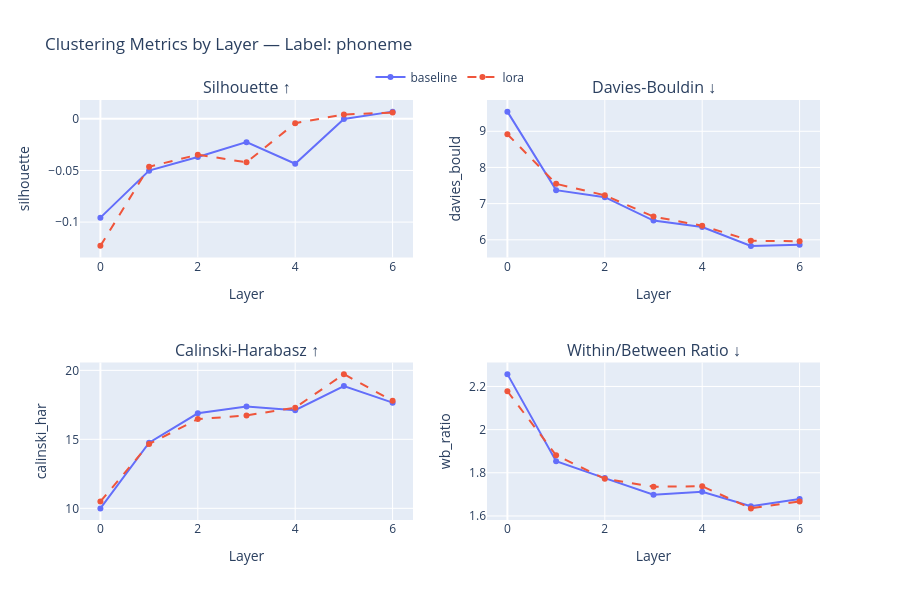
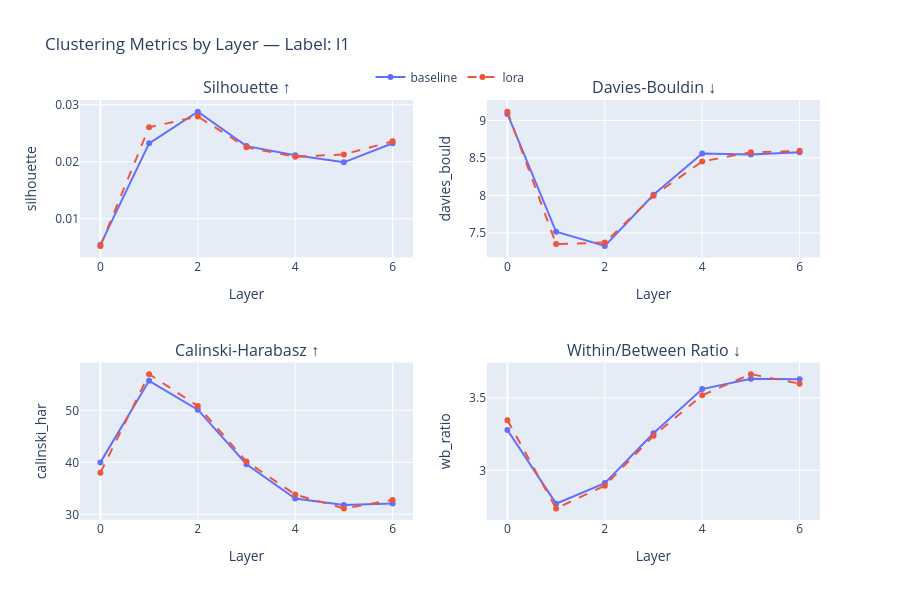
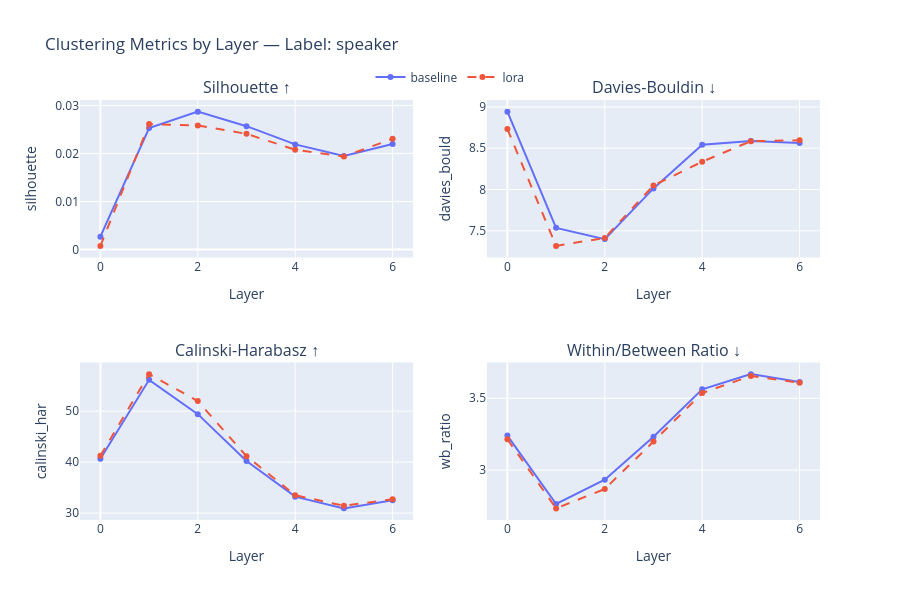

Notebook cell for these charts, in order:
### Code cell
# ── 3b. Line charts: metric progression by layer ──────────────────────────────
COLORS = {'baseline': '#636EFA', 'lora': '#EF553B'}
DASH   = {'baseline': 'solid',   'lora': 'dash'}

for label_type in LABEL_TYPES:
    sub = df[df['label_type'] == label_type]
    fig = make_subplots(
        rows=2, cols=2,
        subplot_titles=[t for t, _ in METRICS.values()],
    )
    positions = [(1,1),(1,2),(2,1),(2,2)]
    for (metric, (title, note)), (r, c) in zip(METRICS.items(), positions):
        for model in MODELS:
            msub = sub[sub['model'] == model].sort_values('layer')
            fig.add_trace(go.Scatter(
                x=msub['layer'], y=msub[metric],
                name=model, legendgroup=model,
                showlegend=(r==1 and c==1),
                line=dict(color=COLORS[model], dash=DASH[model], width=2),
                mode='lines+markers',
            ), row=r, col=c)
        fig.update_xaxes(title_text='Layer', row=r, col=c)
        fig.update_yaxes(title_text=metric[:12], row=r, col=c)

    fig.update_layout(
        title=f'Clustering Metrics by Layer — Label: {label_type}',
        height=600,
        legend=dict(orientation='h', yanchor='bottom', y=1.02, xanchor='center', x=0.5),
    )
    fig.show()

### Figure 1 — Plotly figure (JSON) as saved in the notebook; plotly's stock layout.template omitted (floating-point values rounded to 4 significant figures)
{"data": [{"legendgroup": "baseline", "line": {"color": "#636EFA", "dash": "solid", "width": 2}, "mode": "lines+markers", "name": "baseline", "showlegend": true, "type": "scatter", "x": [0, 1, 2, 3, 4, 5, 6], "xaxis": "x", "y": [-0.09572, -0.05017, -0.03695, -0.02256, -0.04352, -9.831e-05, 0.007024], "yaxis": "y"}, {"legendgroup": "lora", "line": {"color": "#EF553B", "dash": "dash", "width": 2}, "mode": "lines+markers", "name": "lora", "showlegend": true, "type": "scatter", "x": [0, 1, 2, 3, 4, 5, 6], "xaxis": "x", "y": [-0.1231, -0.04641, -0.03469, -0.0421, -0.004186, 0.004285, 0.006084], "yaxis": "y"}, {"legendgroup": "baseline", "line": {"color": "#636EFA", "dash": "solid", "width": 2}, "mode": "lines+markers", "name": "baseline", "showlegend": false, "type": "scatter", "x": [0, 1, 2, 3, 4, 5, 6], "xaxis": "x2", "y": [9.544, 7.373, 7.178, 6.532, 6.353, 5.832, 5.861], "yaxis": "y2"}, {"legendgroup": "lora", "line": {"color": "#EF553B", "dash": "dash", "width": 2}, "mode": "lines+markers", "name": "lora", "showlegend": false, "type": "scatter", "x": [0, 1, 2, 3, 4, 5, 6], "xaxis": "x2", "y": [8.92, 7.548, 7.231, 6.641, 6.389, 5.973, 5.959], "yaxis": "y2"}, {"legendgroup": "baseline", "line": {"color": "#636EFA", "dash": "solid", "width": 2}, "mode": "lines+markers", "name": "baseline", "showlegend": false, "type": "scatter", "x": [0, 1, 2, 3, 4, 5, 6], "xaxis": "x3", "y": [9.997, 14.76, 16.89, 17.38, 17.11, 18.86, 17.66], "yaxis": "y3"}, {"legendgroup": "lora", "line": {"color": "#EF553B", "dash": "dash", "width": 2}, "mode": "lines+markers", "name": "lora", "showlegend": false, "type": "scatter", "x": [0, 1, 2, 3, 4, 5, 6], "xaxis": "x3", "y": [10.49, 14.66, 16.47, 16.73, 17.3, 19.73, 17.79], "yaxis": "y3"}, {"legendgroup": "baseline", "line": {"color": "#636EFA", "dash": "solid", "width": 2}, "mode": "lines+markers", "name": "baseline", "showlegend": false, "type": "scatter", "x": [0, 1, 2, 3, 4, 5, 6], "xaxis": "x4", "y": [2.257, 1.854, 1.776, 1.698, 1.712, 1.645, 1.679], "yaxis": "y4"}, {"legendgroup": "lora", "line": {"color": "#EF553B", "dash": "dash", "width": 2}, "mode": "lines+markers", "name": "lora", "showlegend": false, "type": "scatter", "x": [0, 1, 2, 3, 4, 5, 6], "xaxis": "x4", "y": [2.178, 1.881, 1.772, 1.735, 1.738, 1.635, 1.667], "yaxis": "y4"}], "layout": {"annotations": [{"font": {"size": 16}, "showarrow": false, "text": "Silhouette ↑", "x": 0.225, "xanchor": "center", "xref": "paper", "y": 1, "yanchor": "bottom", "yref": "paper"}, {"font": {"size": 16}, "showarrow": false, "text": "Davies-Bouldin ↓", "x": 0.775, "xanchor": "center", "xref": "paper", "y": 1, "yanchor": "bottom", "yref": "paper"}, {"font": {"size": 16}, "showarrow": false, "text": "Calinski-Harabasz ↑", "x": 0.225, "xanchor": "center", "xref": "paper", "y": 0.375, "yanchor": "bottom", "yref": "paper"}, {"font": {"size": 16}, "showarrow": false, "text": "Within/Between Ratio ↓", "x": 0.775, "xanchor": "center", "xref": "paper", "y": 0.375, "yanchor": "bottom", "yref": "paper"}], "height": 600, "legend": {"orientation": "h", "x": 0.5, "xanchor": "center", "y": 1.02, "yanchor": "bottom"}, "title": {"text": "Clustering Metrics by Layer — Label: phoneme"}, "xaxis": {"anchor": "y", "domain": [0, 0.45], "title": {"text": "Layer"}}, "xaxis2": {"anchor": "y2", "domain": [0.55, 1], "title": {"text": "Layer"}}, "xaxis3": {"anchor": "y3", "domain": [0, 0.45], "title": {"text": "Layer"}}, "xaxis4": {"anchor": "y4", "domain": [0.55, 1], "title": {"text": "Layer"}}, "yaxis": {"anchor": "x", "domain": [0.625, 1], "title": {"text": "silhouette"}}, "yaxis2": {"anchor": "x2", "domain": [0.625, 1], "title": {"text": "davies_bould"}}, "yaxis3": {"anchor": "x3", "domain": [0, 0.375], "title": {"text": "calinski_har"}}, "yaxis4": {"anchor": "x4", "domain": [0, 0.375], "title": {"text": "wb_ratio"}}}}

### Figure 2 — Plotly figure (JSON) as saved in the notebook; plotly's stock layout.template omitted (floating-point values rounded to 4 significant figures)
{"data": [{"legendgroup": "baseline", "line": {"color": "#636EFA", "dash": "solid", "width": 2}, "mode": "lines+markers", "name": "baseline", "showlegend": true, "type": "scatter", "x": [0, 1, 2, 3, 4, 5, 6], "xaxis": "x", "y": [0.005427, 0.02323, 0.0288, 0.02274, 0.02116, 0.0199, 0.02325], "yaxis": "y"}, {"legendgroup": "lora", "line": {"color": "#EF553B", "dash": "dash", "width": 2}, "mode": "lines+markers", "name": "lora", "showlegend": true, "type": "scatter", "x": [0, 1, 2, 3, 4, 5, 6], "xaxis": "x", "y": [0.005241, 0.02605, 0.02794, 0.02254, 0.02086, 0.02129, 0.02359], "yaxis": "y"}, {"legendgroup": "baseline", "line": {"color": "#636EFA", "dash": "solid", "width": 2}, "mode": "lines+markers", "name": "baseline", "showlegend": false, "type": "scatter", "x": [0, 1, 2, 3, 4, 5, 6], "xaxis": "x2", "y": [9.087, 7.515, 7.327, 8.008, 8.558, 8.545, 8.575], "yaxis": "y2"}, {"legendgroup": "lora", "line": {"color": "#EF553B", "dash": "dash", "width": 2}, "mode": "lines+markers", "name": "lora", "showlegend": false, "type": "scatter", "x": [0, 1, 2, 3, 4, 5, 6], "xaxis": "x2", "y": [9.117, 7.351, 7.371, 7.996, 8.453, 8.576, 8.594], "yaxis": "y2"}, {"legendgroup": "baseline", "line": {"color": "#636EFA", "dash": "solid", "width": 2}, "mode": "lines+markers", "name": "baseline", "showlegend": false, "type": "scatter", "x": [0, 1, 2, 3, 4, 5, 6], "xaxis": "x3", "y": [39.99, 55.67, 50.12, 39.62, 33.04, 31.78, 32.06], "yaxis": "y3"}, {"legendgroup": "lora", "line": {"color": "#EF553B", "dash": "dash", "width": 2}, "mode": "lines+markers", "name": "lora", "showlegend": false, "type": "scatter", "x": [0, 1, 2, 3, 4, 5, 6], "xaxis": "x3", "y": [38.02, 56.96, 50.82, 40.15, 33.8, 31.14, 32.75], "yaxis": "y3"}, {"legendgroup": "baseline", "line": {"color": "#636EFA", "dash": "solid", "width": 2}, "mode": "lines+markers", "name": "baseline", "showlegend": false, "type": "scatter", "x": [0, 1, 2, 3, 4, 5, 6], "xaxis": "x4", "y": [3.278, 2.77, 2.912, 3.256, 3.561, 3.631, 3.627], "yaxis": "y4"}, {"legendgroup": "lora", "line": {"color": "#EF553B", "dash": "dash", "width": 2}, "mode": "lines+markers", "name": "lora", "showlegend": false, "type": "scatter", "x": [0, 1, 2, 3, 4, 5, 6], "xaxis": "x4", "y": [3.346, 2.737, 2.894, 3.238, 3.518, 3.664, 3.597], "yaxis": "y4"}], "layout": {"annotations": [{"font": {"size": 16}, "showarrow": false, "text": "Silhouette ↑", "x": 0.225, "xanchor": "center", "xref": "paper", "y": 1, "yanchor": "bottom", "yref": "paper"}, {"font": {"size": 16}, "showarrow": false, "text": "Davies-Bouldin ↓", "x": 0.775, "xanchor": "center", "xref": "paper", "y": 1, "yanchor": "bottom", "yref": "paper"}, {"font": {"size": 16}, "showarrow": false, "text": "Calinski-Harabasz ↑", "x": 0.225, "xanchor": "center", "xref": "paper", "y": 0.375, "yanchor": "bottom", "yref": "paper"}, {"font": {"size": 16}, "showarrow": false, "text": "Within/Between Ratio ↓", "x": 0.775, "xanchor": "center", "xref": "paper", "y": 0.375, "yanchor": "bottom", "yref": "paper"}], "height": 600, "legend": {"orientation": "h", "x": 0.5, "xanchor": "center", "y": 1.02, "yanchor": "bottom"}, "title": {"text": "Clustering Metrics by Layer — Label: l1"}, "xaxis": {"anchor": "y", "domain": [0, 0.45], "title": {"text": "Layer"}}, "xaxis2": {"anchor": "y2", "domain": [0.55, 1], "title": {"text": "Layer"}}, "xaxis3": {"anchor": "y3", "domain": [0, 0.45], "title": {"text": "Layer"}}, "xaxis4": {"anchor": "y4", "domain": [0.55, 1], "title": {"text": "Layer"}}, "yaxis": {"anchor": "x", "domain": [0.625, 1], "title": {"text": "silhouette"}}, "yaxis2": {"anchor": "x2", "domain": [0.625, 1], "title": {"text": "davies_bould"}}, "yaxis3": {"anchor": "x3", "domain": [0, 0.375], "title": {"text": "calinski_har"}}, "yaxis4": {"anchor": "x4", "domain": [0, 0.375], "title": {"text": "wb_ratio"}}}}

### Figure 3 — Plotly figure (JSON) as saved in the notebook; plotly's stock layout.template omitted (floating-point values rounded to 4 significant figures)
{"data": [{"legendgroup": "baseline", "line": {"color": "#636EFA", "dash": "solid", "width": 2}, "mode": "lines+markers", "name": "baseline", "showlegend": true, "type": "scatter", "x": [0, 1, 2, 3, 4, 5, 6], "xaxis": "x", "y": [0.002672, 0.02529, 0.02871, 0.02568, 0.02189, 0.01947, 0.02197], "yaxis": "y"}, {"legendgroup": "lora", "line": {"color": "#EF553B", "dash": "dash", "width": 2}, "mode": "lines+markers", "name": "lora", "showlegend": true, "type": "scatter", "x": [0, 1, 2, 3, 4, 5, 6], "xaxis": "x", "y": [0.0007618, 0.02612, 0.02584, 0.02408, 0.02078, 0.01938, 0.02304], "yaxis": "y"}, {"legendgroup": "baseline", "line": {"color": "#636EFA", "dash": "solid", "width": 2}, "mode": "lines+markers", "name": "baseline", "showlegend": false, "type": "scatter", "x": [0, 1, 2, 3, 4, 5, 6], "xaxis": "x2", "y": [8.943, 7.536, 7.399, 8.014, 8.542, 8.587, 8.562], "yaxis": "y2"}, {"legendgroup": "lora", "line": {"color": "#EF553B", "dash": "dash", "width": 2}, "mode": "lines+markers", "name": "lora", "showlegend": false, "type": "scatter", "x": [0, 1, 2, 3, 4, 5, 6], "xaxis": "x2", "y": [8.731, 7.317, 7.414, 8.049, 8.336, 8.586, 8.596], "yaxis": "y2"}, {"legendgroup": "baseline", "line": {"color": "#636EFA", "dash": "solid", "width": 2}, "mode": "lines+markers", "name": "baseline", "showlegend": false, "type": "scatter", "x": [0, 1, 2, 3, 4, 5, 6], "xaxis": "x3", "y": [40.65, 56.14, 49.4, 40.22, 33.21, 30.92, 32.5], "yaxis": "y3"}, {"legendgroup": "lora", "line": {"color": "#EF553B", "dash": "dash", "width": 2}, "mode": "lines+markers", "name": "lora", "showlegend": false, "type": "scatter", "x": [0, 1, 2, 3, 4, 5, 6], "xaxis": "x3", "y": [41.26, 57.25, 51.98, 41.16, 33.5, 31.42, 32.72], "yaxis": "y3"}, {"legendgroup": "baseline", "line": {"color": "#636EFA", "dash": "solid", "width": 2}, "mode": "lines+markers", "name": "baseline", "showlegend": false, "type": "scatter", "x": [0, 1, 2, 3, 4, 5, 6], "xaxis": "x4", "y": [3.241, 2.765, 2.933, 3.232, 3.562, 3.668, 3.613], "yaxis": "y4"}, {"legendgroup": "lora", "line": {"color": "#EF553B", "dash": "dash", "width": 2}, "mode": "lines+markers", "name": "lora", "showlegend": false, "type": "scatter", "x": [0, 1, 2, 3, 4, 5, 6], "xaxis": "x4", "y": [3.215, 2.734, 2.869, 3.199, 3.537, 3.655, 3.609], "yaxis": "y4"}], "layout": {"annotations": [{"font": {"size": 16}, "showarrow": false, "text": "Silhouette ↑", "x": 0.225, "xanchor": "center", "xref": "paper", "y": 1, "yanchor": "bottom", "yref": "paper"}, {"font": {"size": 16}, "showarrow": false, "text": "Davies-Bouldin ↓", "x": 0.775, "xanchor": "center", "xref": "paper", "y": 1, "yanchor": "bottom", "yref": "paper"}, {"font": {"size": 16}, "showarrow": false, "text": "Calinski-Harabasz ↑", "x": 0.225, "xanchor": "center", "xref": "paper", "y": 0.375, "yanchor": "bottom", "yref": "paper"}, {"font": {"size": 16}, "showarrow": false, "text": "Within/Between Ratio ↓", "x": 0.775, "xanchor": "center", "xref": "paper", "y": 0.375, "yanchor": "bottom", "yref": "paper"}], "height": 600, "legend": {"orientation": "h", "x": 0.5, "xanchor": "center", "y": 1.02, "yanchor": "bottom"}, "title": {"text": "Clustering Metrics by Layer — Label: speaker"}, "xaxis": {"anchor": "y", "domain": [0, 0.45], "title": {"text": "Layer"}}, "xaxis2": {"anchor": "y2", "domain": [0.55, 1], "title": {"text": "Layer"}}, "xaxis3": {"anchor": "y3", "domain": [0, 0.45], "title": {"text": "Layer"}}, "xaxis4": {"anchor": "y4", "domain": [0.55, 1], "title": {"text": "Layer"}}, "yaxis": {"anchor": "x", "domain": [0.625, 1], "title": {"text": "silhouette"}}, "yaxis2": {"anchor": "x2", "domain": [0.625, 1], "title": {"text": "davies_bould"}}, "yaxis3": {"anchor": "x3", "domain": [0, 0.375], "title": {"text": "calinski_har"}}, "yaxis4": {"anchor": "x4", "domain": [0, 0.375], "title": {"text": "wb_ratio"}}}}
